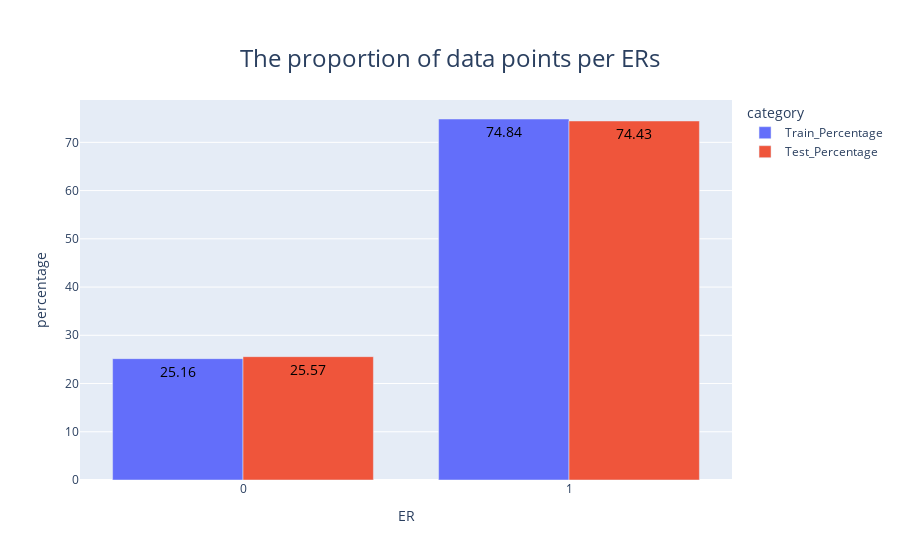

This figure's notebook cell:
### Code cell
df_melted = (
    data_preprocessing.group_by_count_join_train_test(
        train_processed_approach_2, test_processed_approach_2
    )
    .melt(id_vars=["ER"], value_vars=["Train_Percentage", "Test_Percentage"])
    .rename({"variable": "category", "value": "percentage"})
)
visualisation.plot_bar_graph(
    df_melted,
    x="ER",
    y="percentage",
    title="The proportion of data points per ERs",
    color="category",
)

### Figure 1 — Plotly figure (JSON) as saved in the notebook; plotly's stock layout.template omitted (floating-point values rounded to 4 significant figures)
{"data": [{"alignmentgroup": "True", "hovertemplate": "category=Train_Percentage<br>ER=%{x}<br>percentage=%{text}<extra></extra>", "legendgroup": "Train_Percentage", "marker": {"color": "#636efa", "pattern": {"shape": ""}}, "name": "Train_Percentage", "offsetgroup": "Train_Percentage", "orientation": "v", "showlegend": true, "text": [25.16, 74.84], "textfont": {"color": "black", "size": 14}, "textposition": "inside", "type": "bar", "x": [0, 1], "xaxis": "x", "y": [25.16, 74.84], "yaxis": "y"}, {"alignmentgroup": "True", "hovertemplate": "category=Test_Percentage<br>ER=%{x}<br>percentage=%{text}<extra></extra>", "legendgroup": "Test_Percentage", "marker": {"color": "#EF553B", "pattern": {"shape": ""}}, "name": "Test_Percentage", "offsetgroup": "Test_Percentage", "orientation": "v", "showlegend": true, "text": [25.57, 74.43], "textfont": {"color": "black", "size": 14}, "textposition": "inside", "type": "bar", "x": [0, 1], "xaxis": "x", "y": [25.57, 74.43], "yaxis": "y"}], "layout": {"barmode": "group", "legend": {"title": {"text": "category"}, "tracegroupgap": 0}, "title": {"font": {"size": 24}, "text": "The proportion of data points per ERs", "x": 0.5, "xanchor": "center", "yanchor": "top"}, "xaxis": {"anchor": "y", "domain": [0, 1], "title": {"text": "ER"}}, "yaxis": {"anchor": "x", "domain": [0, 1], "title": {"text": "percentage"}}}}
